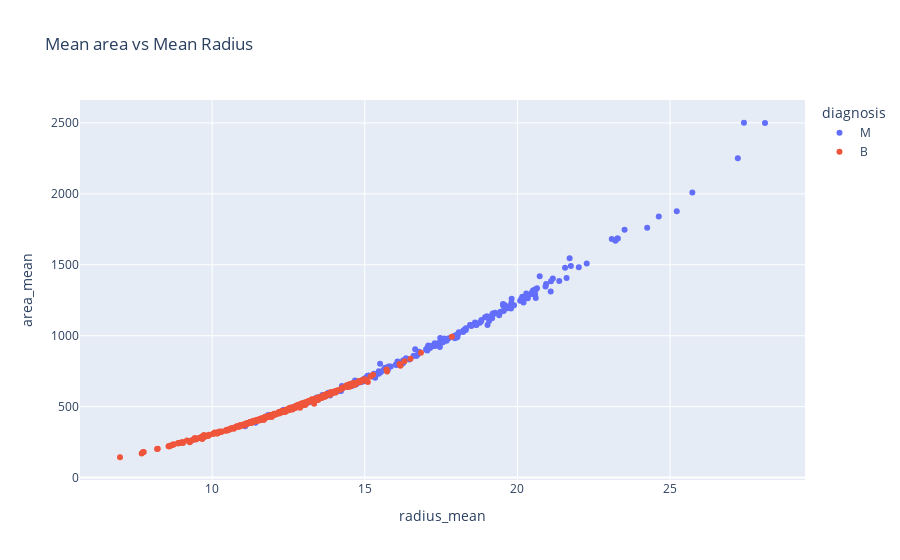

The code cell stored with this chart in its notebook:
### Code cell
px.scatter(raw_df,
           x = 'radius_mean',
           y = 'area_mean',
           title = 'Mean area vs Mean Radius',
           color = 'diagnosis')

### Figure 1 — Plotly figure (JSON) as saved in the notebook; plotly's stock layout.template omitted (floating-point values rounded to 4 significant figures; data arrays with more than 128 entries replaced by an {"elided": "..."} marker saying what was removed)
{"data": [{"hovertemplate": "diagnosis=M<br>radius_mean=%{x}<br>area_mean=%{y}<extra></extra>", "legendgroup": "M", "marker": {"color": "#636efa", "symbol": "circle"}, "mode": "markers", "name": "M", "orientation": "v", "showlegend": true, "type": "scatter", "x": {"elided": "212 float values"}, "xaxis": "x", "y": {"elided": "212 float values"}, "yaxis": "y"}, {"hovertemplate": "diagnosis=B<br>radius_mean=%{x}<br>area_mean=%{y}<extra></extra>", "legendgroup": "B", "marker": {"color": "#EF553B", "symbol": "circle"}, "mode": "markers", "name": "B", "orientation": "v", "showlegend": true, "type": "scatter", "x": {"elided": "357 float values"}, "xaxis": "x", "y": {"elided": "357 float values"}, "yaxis": "y"}], "layout": {"legend": {"title": {"text": "diagnosis"}, "tracegroupgap": 0}, "title": {"text": "Mean area vs Mean Radius"}, "xaxis": {"anchor": "y", "domain": [0, 1], "title": {"text": "radius_mean"}}, "yaxis": {"anchor": "x", "domain": [0, 1], "title": {"text": "area_mean"}}}}
